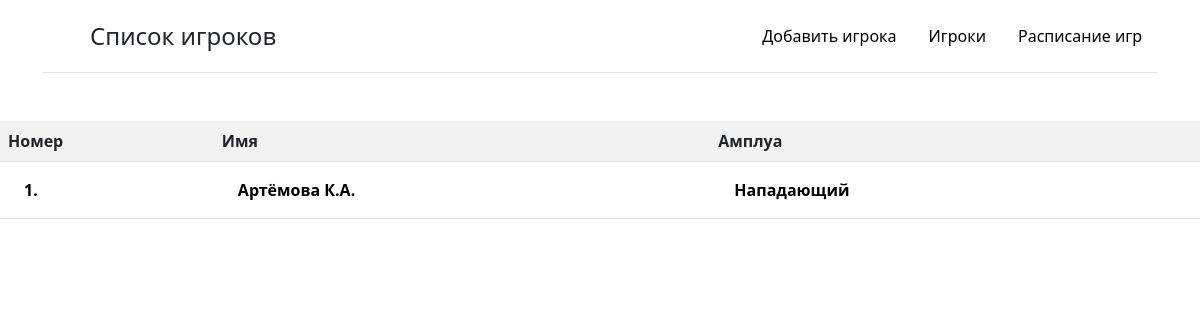
The app's page /listplayer/, older data.
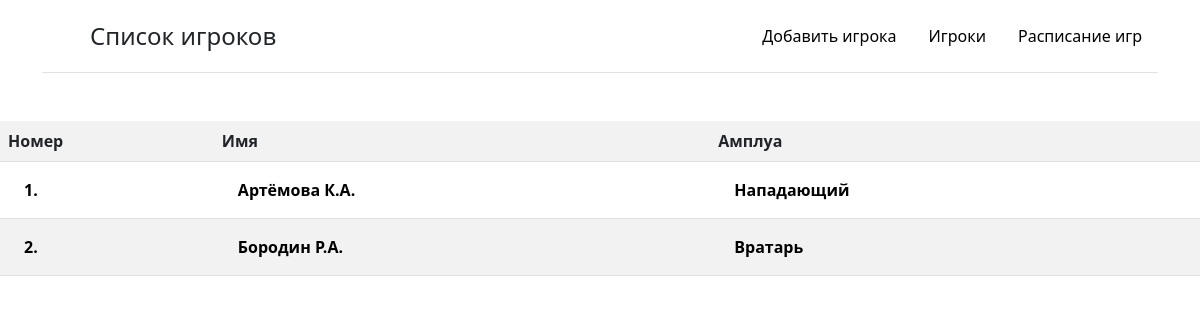
The same page, newer data.
### bd_team/models.py (models this page shows, shortened)
class Player(models.Model):
    name = models.CharField(max_length=100, null = False, verbose_name= "ФИО")
    date_birth = models.DateField(null = True, verbose_name="Дата рождения")
    citizenship = models.CharField(max_length= 100, null = True, verbose_name="Гражданство")
    role = models.ForeignKey('Category_Player', on_delete=models.PROTECT, null = True, verbose_name="Амплуа")
    number = models.IntegerField(null = False,  unique = True, verbose_name = "Номер")
    photo = models.ImageField(null = True, upload_to="photos/")
    base = models.BooleanField(default=False, verbose_name='Основа')
    def get_absolute_url(self):
        return reverse('player', kwargs={'player_id':self.pk})

class Category_Player(models.Model):
    name = models.CharField(max_length=100, db_index=True, verbose_name='Амплуа')
    def __str__(self):
        return self.name

### bd_team/views.py (the view)
# urls.py: path('listplayer/', ListPlayer.as_view(), name = 'list_players'),
class ListPlayer(ListView):
   model = Player
   template_name = 'bd_team/players_list.html'
   def get_context_data(self, *, object_list=None, **kwargs):
      context = super().get_context_data(**kwargs)
      context['menu'] = menu
      context['title'] = "Список игроков"
      context['head'] = ['Номер', 'Имя', 'Амплуа']
      return context

### bd_team/templates/bd_team/players_list.html
{% extends 'bd_team/base.html' %}
{% block content %}
    {% if object_list %}
<table class="table table-striped table-hover">
    <tr>
      {% for h in head %}
      <th scope="col">{{ h }}</th>
      {% endfor %}
    </tr>
    <div class="btn-group" role="group" aria-label="Basic example">
      {% for p in object_list %}
        <tr>
        <th> <a href="{{ p.get_absolute_url}}"  style="color:black;" class="nav-link"> {{ p.number}}.</a></th>
        <th> <a href="{{ p.get_absolute_url}}"  style="color:black;" class="nav-link"> {{ p.name}}   </a></th>
        <th> <a href="{{ p.get_absolute_url}}"  style="color:black;" class="nav-link"> {{ p.role}}   </a></th>
        </tr>
    </div>
      {% endfor %}
</table>
      {% else %}
     <p>Нет данных об игроках</p>
      {% endif %}
{% endblock %}

### bd_team/templates/bd_team/base.html (shortened to what this page needs)
<!doctype html>
<html lang="ru" >
{% load static %}
<head>
<link href="https://cdn.jsdelivr.net/npm/bootstrap@5.1.3/dist/css/bootstrap.min.css" rel="stylesheet"
<script src="https://cdn.jsdelivr.net/npm/bootstrap@5.1.3/dist/js/bootstrap.bundle.min.js"></script>
</head>
<body>
{% block mainmenu %}
  <div class="container">
    <header class="d-flex flex-wrap justify-content-center py-3 mb-4 border-bottom">
      <a href="/" class="d-flex align-items-center mb-3 mb-md-0 me-md-auto text-dark text-decoration-none">
        <svg class="bi me-2" width="40" height="32"><use xlink:href="#bootstrap"/></svg>
        <span class="fs-4">{{title}}</span>
      </a>
      <ul class="nav nav-pills">
          {% for m in menu %}
          <li class="nav-item"><a href="{% url m.url_name %}" style="color:black;" class="nav-link">{{m.title}}</a></li>
          {% endfor %}
      </ul>
    </header>
  </div>
{% endblock mainmenu %}
{% block content %}
{% endblock %}
</body>
</html>

### bd_team/templates/bd_team/base.html (style rules this page uses)
body { background: #fff; color: #000000 }

Row changes from the older to the newer data that the page shows:
added Player: number "2", name "Бородин Р.А.", role "Вратарь"
